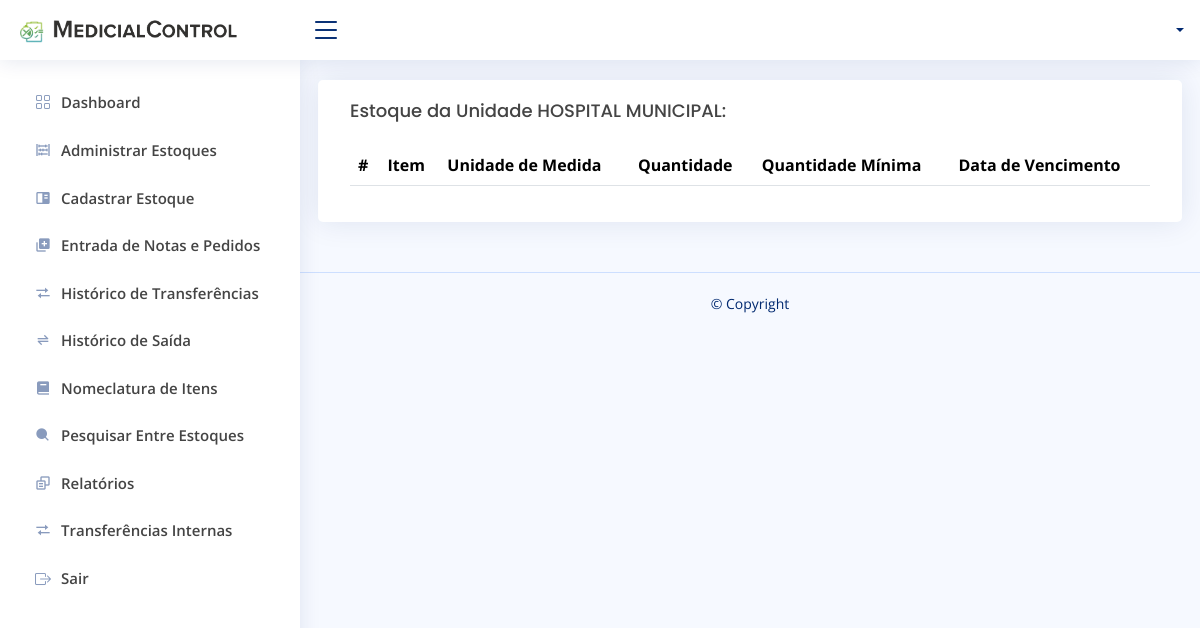
/detalhaEstoque.php?id=8, run on an earlier commit of the app's database.
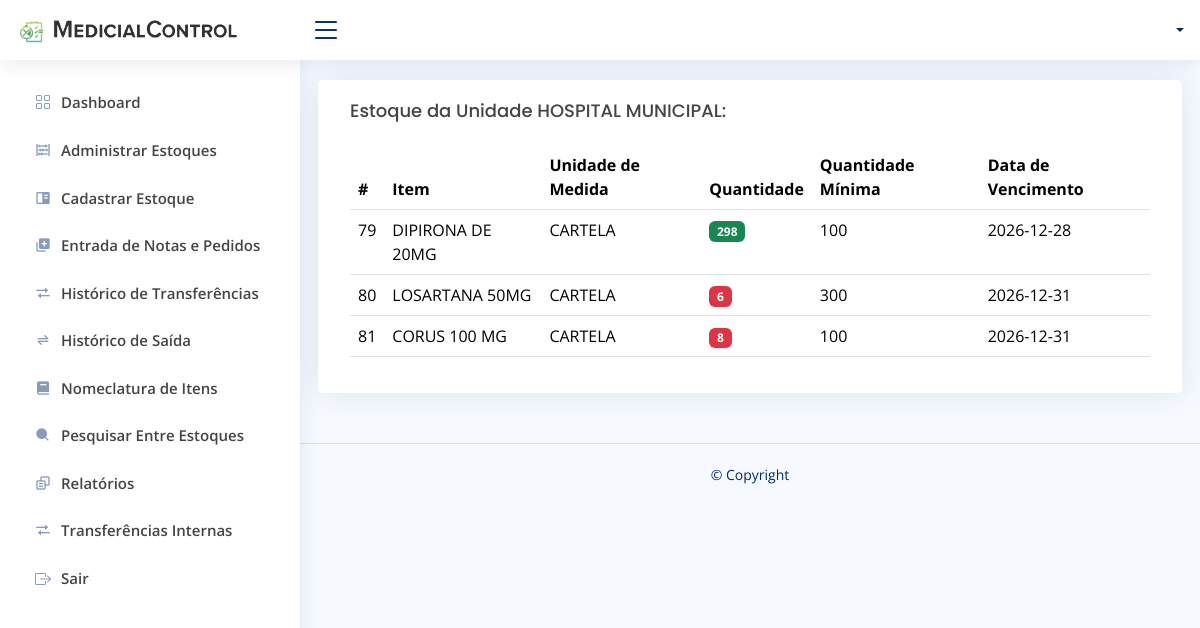
And on a later commit of the database.
### tables this page shows
CREATE TABLE `tb_remedio` (
  `id_remedio` int(11) NOT NULL,
  `nome_remedio` varchar(220) NOT NULL,
  `uni_medida_remedio` varchar(100) NOT NULL,
  `quantidade_remedio` bigint(20) NOT NULL,
  `quant_min_estoque_remedio` bigint(20) NOT NULL,
  `vencimento_remedio` date NOT NULL,
  `estoque_remedio` int(11) NOT NULL
);

### controladores/Classes.php (called while the page is built, shortened)
<?php
class Estoque
{
    private $conexao;
    public function __construct()
    {
        $this->conexao = new Conexao();
    }
    public function chamaEstoqueEspecifico($id_estoque)
    {
        $conn = $this->conexao->Conectar();
        $query = "SELECT * FROM tb_estoques WHERE id_estoque = :id_estoque";
        $stmt = $conn->prepare($query);
        $stmt->bindParam('id_estoque', $id_estoque);
        $stmt->execute();
        $r = $stmt->fetch(PDO::FETCH_ASSOC);
        return $r;
    }
}
class Remedio
{
    private $conexao;
    public function __construct()
    {
        $this->conexao = new Conexao();
    }
    public function chamaRemedioPorEstoque($idEstoque)
    {
        $query = "SELECT * FROM tb_remedio WHERE estoque_remedio = :idEstoque";
        $conn = $this->conexao->Conectar();
        $stmt = $conn->prepare($query);
        $stmt->bindParam(":idEstoque", $idEstoque);
        $stmt->execute();
        $r = [];
        while ($retorno = $stmt->fetch(PDO::FETCH_ASSOC)) {
            $r[] = $retorno;
        };
        return $r;
    }
}

### detalhaEstoque.php (the view, shortened to what this page needs)
<?php
  include "controladores/Controller.php";
  include "controladores/Classes.php";
  $id_estoque = $_GET['id'];
  $func = new Remedio;
  $remedio = $func->chamaRemedioPorEstoque($id_estoque);
  $func2 = new Estoque;
  $estoque = $func2->chamaEstoqueEspecifico($id_estoque);
?>
<!DOCTYPE html>
<html lang="pt-br">
<head>
</head>
<body>
  <header id="header" class="header fixed-top d-flex align-items-center">
    <nav class="header-nav ms-auto">
      <ul class="d-flex align-items-center">
        <?php echo Perfil() ?>
      </ul>
    </nav>
  </header>
  <aside id="sidebar" class="sidebar">
    <?php echo sideBar()?>
  </aside>
  <main id="main" class="main">
    <section class="section">
      <div class="row">
      <div class="card">
            <div class="card-body">
              <h5 class="card-title">Estoque da Unidade <?php echo $estoque['nome_estoque']?>:</h5>
              <table class="table datatable">
                <thead>
                  <tr>
                    <th>#</th>
                    <th>Item</th>
                    <th>Unidade de Medida</th>
                    <th>Quantidade</th>
                    <th>Quantidade Mínima</th>
                    <th>Data de Vencimento</th>
                  </tr>
                </thead>
                <tbody>
                    <?php foreach($remedio as $r) { ?>
                  <tr>
                    <td><?= $r['id_remedio']; ?></td>
                    <td><?= $r['nome_remedio']; ?></td>
                    <td><?= $r['uni_medida_remedio'] ?></td>
                    <td>
                        <?php if($r['quantidade_remedio'] <= $r['quant_min_estoque_remedio']) {?>
                            <span type='button' class="badge bg-danger" data-bs-toggle="modal" data-bs-target="#disablebackdrop<?= $r['id_remedio'] ?>">
                                <?php echo $r['quantidade_remedio'] ?>
                            </span>
                        <?php } else { ?>
                            <span type='button' class="badge bg-success" data-bs-toggle="modal" data-bs-target="#disablebackdrop<?= $r['id_remedio'] ?>">
                                <?php echo $r['quantidade_remedio'] ?></a>
                            </span>
                        <?php } ?>
                        </td>
                        <td><?=$r['quant_min_estoque_remedio'] ?></td>
                        <td><?= $r['vencimento_remedio'] ?></td>
                  </tr>
                  <?php } ?>
                </tbody>
              </table>
            </div>
          </div>
      </div>
    </section>
  </main>
  <footer id="footer" class="footer">
    <div class="copyright">
      &copy; Copyright <strong><span></span></strong>
    </div>
    <div class="credits">
    </div>
  </footer>
</body>
</html>

What changed in the data, as far as the page shows it:
added tb_remedio: id_remedio "79", nome_remedio "DIPIRONA DE 20MG", uni_medida_remedio "CARTELA", quantidade_remedio "298", quant_min_estoque_remedio "100", vencimento_remedio "2026-12-28"
added tb_remedio: id_remedio "80", nome_remedio "LOSARTANA 50MG", uni_medida_remedio "CARTELA", quantidade_remedio "6", quant_min_estoque_remedio "300", vencimento_remedio "2026-12-31"
added tb_remedio: id_remedio "81", nome_remedio "CORUS 100 MG", uni_medida_remedio "CARTELA", quantidade_remedio "8", quant_min_estoque_remedio "100", vencimento_remedio "2026-12-31"
